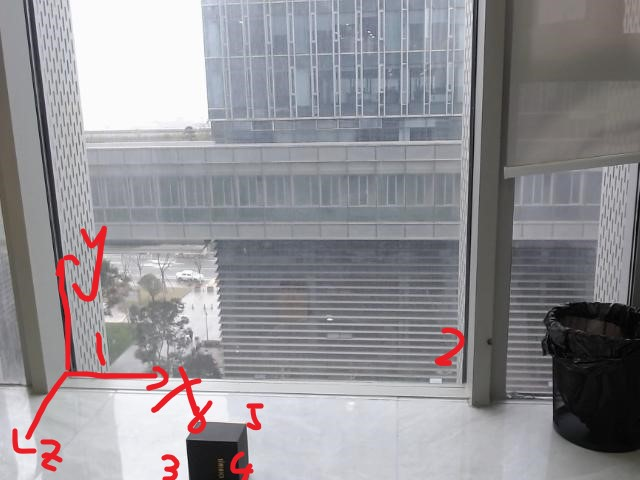
#> input picture assets/image.jpg, 640 x 480 px; its folder holds 4 pictures in this run
$ python calibration.py
#> lines starting #> are read from the running program, lines starting #| are printed output that depends on the picture; after the words box and inside, x2 and y2 are one past the last pixel; in counts of white or black regions, pixels touching at a corner belong together
import cv2
import numpy as np
import glob

# 设置寻找亚像素角点的参数，采用的停止准则是最大循环次数30和最大误差容限0.001
criteria = (cv2.TERM_CRITERIA_MAX_ITER | cv2.TERM_CRITERIA_EPS, 30, 0.001)

# 获取标定板角点的位置
objp = np.zeros((6 * 9, 3), np.float32)
objp[:, 0:2] = np.mgrid[0:6, 0:9].T.reshape(-1, 2)  # 将世界坐标系建在标定板上，所有点的Z坐标全部为0，所以只需要赋值x和y

obj_points = []  # 存储3D点
img_points = []  # 存储2D点

images = glob.glob("../assets/*.jpg")
for fname in images:
    img = cv2.imread(fname)
#> img is the input picture: shape (480, 640, 3); mean B, G, R 148.1, 143.8, 146.3
    cv2.imshow('img',img)
    gray = cv2.cvtColor(img, cv2.COLOR_BGR2GRAY)
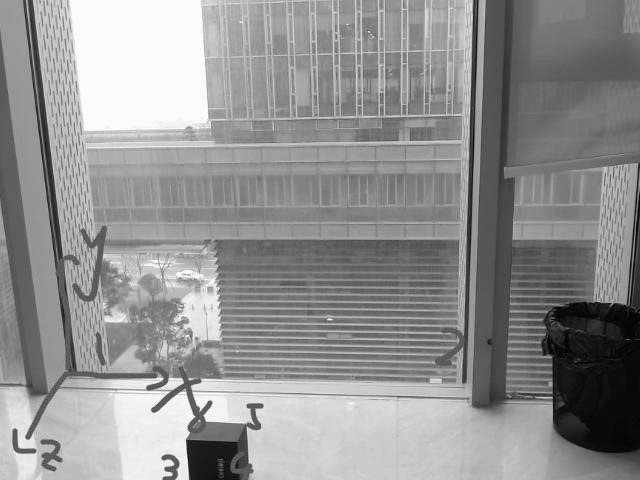
#> gray: shape (480, 640); min 0, max 255, mean 145

    size = gray.shape[::-1]
#> size = (640, 480)
    ret, corners = cv2.findChessboardCorners(gray, (6, 9), None)
#> ret = False; corners = None
    print(ret)
#| False

    if ret:

        obj_points.append(objp)

        corners2 = cv2.cornerSubPix(gray, corners, (5, 5), (-1, -1), criteria)  # 在原角点的基础上寻找亚像素角点
        #print(corners2)
        if [corners2]:
            img_points.append(corners2)
        else:
            img_points.append(corners)

        cv2.drawChessboardCorners(img, (8, 6), corners, ret)  # 记住，OpenCV的绘制函数一般无返回值
        cv2.imshow('img', img)
        cv2.waitKey(500)
#> pass 2 of the loop `for fname in images:`:
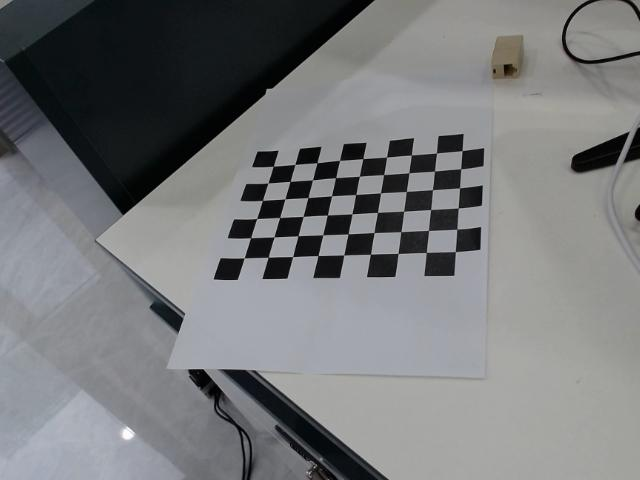
#> input picture assets/pic0.jpg, 640 x 480 px
#> img is the input picture: shape (480, 640, 3); mean B, G, R 122.5, 120.9, 119.4
#> ret = True; corners = 54 rows, first 8: [244.2, 257.9], [250.6, 237.8], [256.6, 218.9], [263, 199.6], [267.9, 182.9], [273.6, 166.1], [268.5, 257], [274.2, 237.2]
#| True
#> corners2 = 54 rows, first 8: [244.2, 257.9], [250.6, 237.7], [256.7, 218.5], [262.4, 200.4], [268.1, 182.9], [273.3, 166.3], [268.2, 257.3], [274.2, 236.9]
#> `cv2.drawChessboardCorners(img, (8, 6), corners, ret)`:
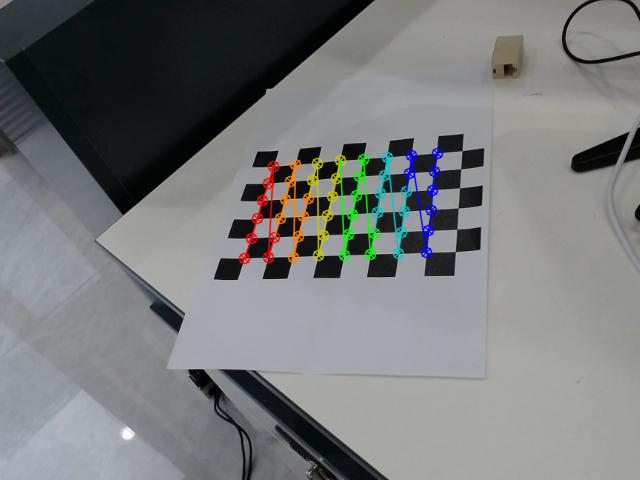
#> img: shape (480, 640, 3); 2.59% of pixels changed, all inside (x1, y1, x2, y2) = (238, 147, 444, 265)
#> pass 3 of the loop `for fname in images:`:
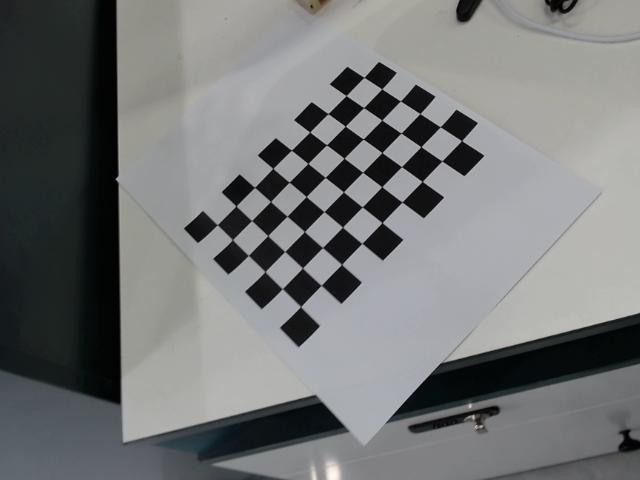
#> input picture assets/pic1.jpg, 640 x 480 px
#> img is the input picture: shape (480, 640, 3); mean B, G, R 118.2, 118, 116.3
#> corners = 54 rows, first 8: [300.5, 307], [282.3, 288.7], [265.5, 271.3], [248.5, 255.5], [233.2, 239.5], [217.1, 225.2], [321.4, 284.6], [302.4, 267.9]
#| True
#> corners2 = 54 rows, first 8: [300.6, 306.6], [282.3, 288.7], [265, 271.6], [248.4, 255.4], [232.5, 239.7], [217.3, 224.7], [321.2, 285.3], [302.5, 267.9]
#> `cv2.drawChessboardCorners(img, (8, 6), corners, ret)`:
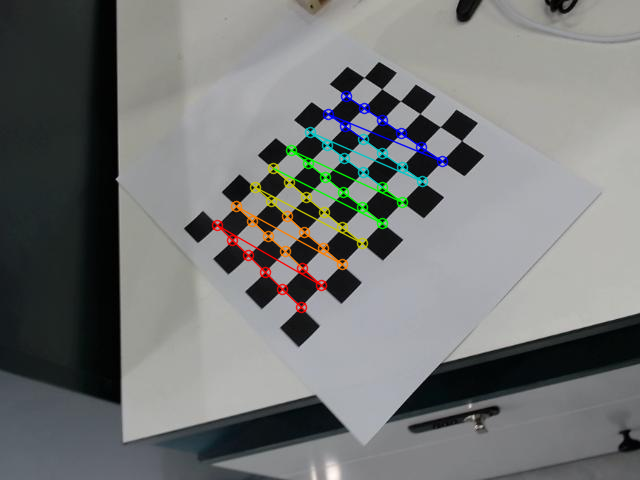
#> img: shape (480, 640, 3); 2.69% of pixels changed, all inside (x1, y1, x2, y2) = (211, 90, 449, 314)
#> the loop made 4 passes; the first 3 are shown

print(len(img_points))
cv2.destroyAllWindows()

# 标定
ret, mtx, dist, rvecs, tvecs = cv2.calibrateCamera(obj_points, img_points, size, None, None)

print("ret:", ret)
print("mtx:\n", mtx) # 内参数矩阵
print("dist:\n", dist)  # 畸变系数   distortion cofficients = (k_1,k_2,p_1,p_2,k_3)
print("rvecs:\n", rvecs)  # 旋转向量  # 外参数
print("tvecs:\n", tvecs ) # 平移向量  # 外参数

print("-----------------------------------------------------")

# ret(reprojection error): 0.173

# camera_matrix = np.array([[618.41368969, 0., 325.36183392], [0., 622.17832864, 264.46629453], [0., 0., 1.]], dtype='double')
# distortion_coeffs =  np.array([[ 3.72960294e-02, -1.56467602e-02, -3.25651528e-04, 1.03897830e-03]], dtype='double')
